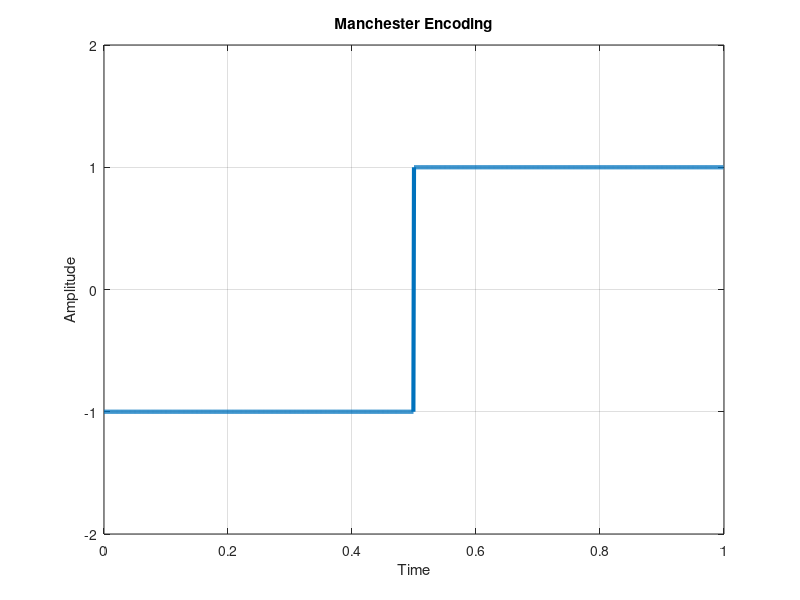

MATLAB code to generate this figure:
% Manchester Encoding and Decoding

% Input
bits = input('Enter the bits as a binary sequence (e.g., [1 0 1 0]): ');
if ischar(bits)
    bits = str2num(bits); % Convert string input to numeric array if necessary
end

% Parameters
bitrate = 1; % Bits per second
samples_per_bit = 1000; % Number of samples per bit
T = length(bits) / bitrate; % Total time
N = samples_per_bit * length(bits); % Total samples
dt = T / N; % Time step
time_vector = 0:dt:(T-dt); % Time vector
manchester_signal = zeros(1, length(time_vector)); % Encoded Manchester signal

% Manchester Encoding
for i = 1:length(bits)
    start_idx = (i-1) * samples_per_bit + 1; % Start index for current bit
    mid_idx = start_idx + samples_per_bit / 2 - 1; % Midpoint index
    end_idx = i * samples_per_bit; % End index for current bit
    
    if bits(i) == 1
        % High for the first half, Low for the second half
        manchester_signal(start_idx:mid_idx) = 1;
        manchester_signal(mid_idx+1:end_idx) = -1;
    else
        % Low for the first half, High for the second half
        manchester_signal(start_idx:mid_idx) = -1;
        manchester_signal(mid_idx+1:end_idx) = 1;
    end
end

% Plot the encoded Manchester signal
figure;
plot(time_vector, manchester_signal, 'LineWidth', 3);
grid on;
xlabel('Time');
ylabel('Amplitude');
title('Manchester Encoding');
ylim([-2 2]);

% Manchester Decoding
counter = 0; % Bit counter
result = zeros(1, length(bits)); % Decoded result array

for i = 1:length(time_vector)
    if time_vector(i) >= counter
        counter = counter + 1; % Move to the next bit period
        start_idx = (counter-1) * samples_per_bit + 1; % Start index for bit period
        mid_idx = start_idx + samples_per_bit / 2 - 1; % Midpoint index
        
        % Decoding logic
        if manchester_signal(start_idx) > 0 && manchester_signal(mid_idx+1) < 0
            result(counter) = 1; % High-to-Low transition
        elseif manchester_signal(start_idx) < 0 && manchester_signal(mid_idx+1) > 0
            result(counter) = 0; % Low-to-High transition
        else
            error('Invalid Manchester signal detected during decoding.');
        end
    end
end

% Display decoded bits
disp('Manchester Decoding:');
disp(result);
